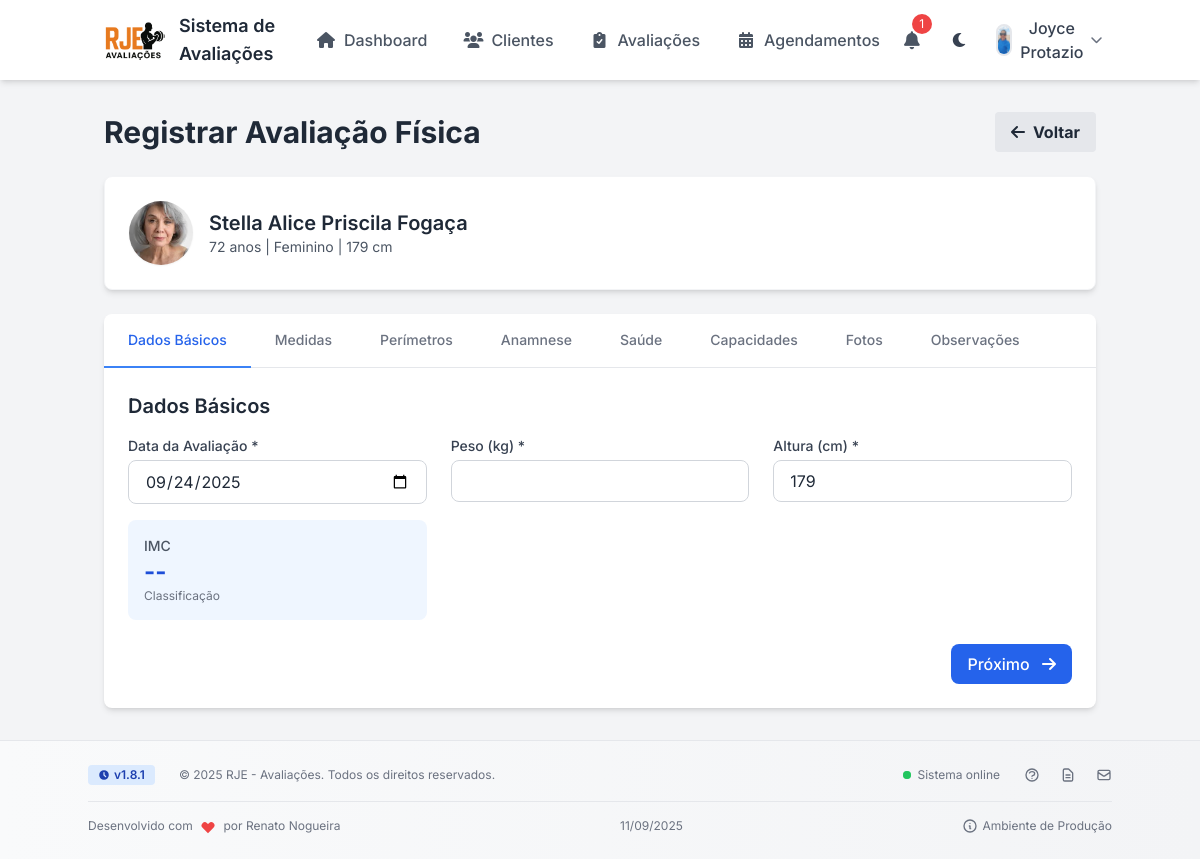
Page /pages/avaliacoes/registrar.php?cliente_id=9 (signed in) on the committed database.
### tables this page shows
CREATE TABLE usuarios (
                id INTEGER PRIMARY KEY AUTOINCREMENT,
                username TEXT UNIQUE NOT NULL,
                password TEXT NOT NULL,
                nome TEXT NOT NULL,
                email TEXT UNIQUE NOT NULL,
                created_at TIMESTAMP DEFAULT CURRENT_TIMESTAMP
            , telefone TEXT, especialidade TEXT, config_horario_abertura TEXT DEFAULT '08:00', config_horario_fechamento TEXT DEFAULT '18:00', config_duracao_padrao INTEGER DEFAULT 60, config_dias_trabalho TEXT DEFAULT '1,2,3,4,5', foto TEXT);

CREATE TABLE clientes (
                id INTEGER PRIMARY KEY AUTOINCREMENT,
                nome TEXT NOT NULL,
                email TEXT,
                telefone TEXT,
                data_nascimento DATE,
                sexo TEXT,
                altura REAL,
                observacoes TEXT,
                foto TEXT,
                created_at TIMESTAMP DEFAULT CURRENT_TIMESTAMP,
                usuario_id INTEGER, codigo_acesso TEXT,
                FOREIGN KEY (usuario_id) REFERENCES usuarios(id)
            );

### pages/avaliacoes/registrar.php (the view, shortened to what this page needs)
<?php
require_once '../../includes/db.php';
$clienteId = $_GET['cliente_id'];
$stmt = $db->prepare("SELECT * FROM clientes WHERE id = :id AND usuario_id = :usuario_id");
$stmt->bindValue(':id', $clienteId);
$stmt->bindValue(':usuario_id', getCurrentUserId());
$result = $stmt->execute();
$cliente = $result->fetchArray(SQLITE3_ASSOC);
?>
<?php include '../../includes/header.php'; ?>
<div class="container mx-auto px-4 py-8">
    <div class="flex justify-between items-center mb-6">
        <h1 class="text-3xl font-bold text-gray-800 dark:text-white">Registrar Avaliação Física</h1>
        <a href="../clientes/detalhes.php?id=<?php echo $clienteId; ?>"
            class="bg-gray-200 dark:bg-gray-700 hover:bg-gray-300 dark:hover:bg-gray-600 text-gray-800 dark:text-white font-bold py-2 px-4 rounded inline-flex items-center transition duration-150 ease-in-out">
            <i class="fas fa-arrow-left mr-2"></i> Voltar
        </a>
    </div>
    <div class="bg-white dark:bg-gray-800 rounded-lg shadow-md p-6 mb-6 border border-gray-100 dark:border-gray-700">
        <div class="flex items-center space-x-4">
            <?php if ($cliente['foto']): ?>
            <img src="../../<?php echo htmlspecialchars($cliente['foto']); ?>" alt="Foto"
                class="h-16 w-16 rounded-full object-cover shadow-sm">
            <?php else: ?>
            <div class="h-16 w-16 rounded-full bg-gray-100 dark:bg-gray-700 flex items-center justify-center shadow-sm">
                <i class="fas fa-user text-gray-400 text-2xl"></i>
            </div>
            <?php endif; ?>
            <div>
                <h2 class="text-xl font-semibold text-gray-800 dark:text-white">
                    <?php echo htmlspecialchars($cliente['nome']); ?></h2>
                <p class="text-gray-600 dark:text-gray-400 text-sm">
                    <?php
                    if (!empty($cliente['data_nascimento'])) {
                        $dataNasc = new DateTime($cliente['data_nascimento']);
                        $hoje = new DateTime();
                        echo $hoje->diff($dataNasc)->y . ' anos';
                    }
                    if (!empty($cliente['sexo'])) {
                        echo ' | ' . ucfirst($cliente['sexo']);
                    }
                    if (!empty($cliente['altura'])) {
                        echo ' | ' . $cliente['altura'] . ' cm';
                    }
                    ?>
                </p>
            </div>
        </div>
    </div>
    <form method="POST" enctype="multipart/form-data" class="space-y-6" id="avaliacaoForm">
        <div class="bg-white dark:bg-gray-800 rounded-lg shadow-md overflow-hidden">
            <div class="border-b border-gray-200 dark:border-gray-700">
                <nav class="flex overflow-x-auto -mb-px">
                    <button type="button" data-tab="dados-basicos"
                        class="tab-button tab-active py-4 px-6 text-sm font-medium whitespace-nowrap border-b-2 border-blue-500 text-blue-600 dark:text-blue-400">
                        Dados Básicos
                    </button>
                    <button type="button" data-tab="medidas"
                        class="tab-button py-4 px-6 text-sm font-medium whitespace-nowrap border-b-2 border-transparent text-gray-500 dark:text-gray-400 hover:text-gray-700 dark:hover:text-gray-300 hover:border-gray-300 dark:hover:border-gray-600">
                        Medidas
                    </button>
                    <button type="button" data-tab="perimetros"
                        class="tab-button py-4 px-6 text-sm font-medium whitespace-nowrap border-b-2 border-transparent text-gray-500 dark:text-gray-400 hover:text-gray-700 dark:hover:text-gray-300 hover:border-gray-300 dark:hover:border-gray-600">
                        Perímetros
                    </button>
                    <button type="button" data-tab="anamnese"
                        class="tab-button py-4 px-6 text-sm font-medium whitespace-nowrap border-b-2 border-transparent text-gray-500 dark:text-gray-400 hover:text-gray-700 dark:hover:text-gray-300 hover:border-gray-300 dark:hover:border-gray-600">
                        Anamnese
                    </button>
                    <button type="button" data-tab="saude"
                        class="tab-button py-4 px-6 text-sm font-medium whitespace-nowrap border-b-2 border-transparent text-gray-500 dark:text-gray-400 hover:text-gray-700 dark:hover:text-gray-300 hover:border-gray-300 dark:hover:border-gray-600">
                        Saúde
                    </button>
                    <button type="button" data-tab="capacidades"
                        class="tab-button py-4 px-6 text-sm font-medium whitespace-nowrap border-b-2 border-transparent text-gray-500 dark:text-gray-400 hover:text-gray-700 dark:hover:text-gray-300 hover:border-gray-300 dark:hover:border-gray-600">
                        Capacidades
                    </button>
                    <button type="button" data-tab="fotos"
                        class="tab-button py-4 px-6 text-sm font-medium whitespace-nowrap border-b-2 border-transparent text-gray-500 dark:text-gray-400 hover:text-gray-700 dark:hover:text-gray-300 hover:border-gray-300 dark:hover:border-gray-600">
                        Fotos
                    </button>
                    <button type="button" data-tab="observacoes"
                        class="tab-button py-4 px-6 text-sm font-medium whitespace-nowrap border-b-2 border-transparent text-gray-500 dark:text-gray-400 hover:text-gray-700 dark:hover:text-gray-300 hover:border-gray-300 dark:hover:border-gray-600">
                        Observações
                    </button>
                </nav>
            </div>
            <div class="p-6">
                <div id="tab-dados-basicos" class="tab-content active">
                    <h2 class="text-xl font-semibold mb-4 text-gray-800 dark:text-white">Dados Básicos</h2>
                    <div class="grid grid-cols-1 md:grid-cols-3 gap-6">
                        <div>
                            <label for="data_avaliacao"
                                class="block text-sm font-medium text-gray-700 dark:text-gray-300 mb-1">Data da
                                Avaliação *</label>
                            <input type="date" id="data_avaliacao" name="data_avaliacao" required
                                class="w-full px-4 py-2 border border-gray-300 dark:border-gray-600 rounded-lg focus:ring-2 focus:ring-blue-500 focus:border-blue-500 transition duration-150 ease-in-out dark:bg-gray-700 dark:text-white"
                                value="<?php echo date('Y-m-d'); ?>">
                        </div>
                        <div>
                            <label for="peso"
                                class="block text-sm font-medium text-gray-700 dark:text-gray-300 mb-1">Peso (kg)
                                *</label>
                            <input type="number" id="peso" name="peso" step="0.1" required
                                class="w-full px-4 py-2 border border-gray-300 dark:border-gray-600 rounded-lg focus:ring-2 focus:ring-blue-500 focus:border-blue-500 transition duration-150 ease-in-out dark:bg-gray-700 dark:text-white"
                                oninput="calcularIMC()">
                        </div>
                        <div>
                            <label for="altura"
                                class="block text-sm font-medium text-gray-700 dark:text-gray-300 mb-1">Altura (cm)
                                *</label>
                            <input type="number" id="altura" name="altura" step="0.1" required
                                class="w-full px-4 py-2 border border-gray-300 dark:border-gray-600 rounded-lg focus:ring-2 focus:ring-blue-500 focus:border-blue-500 transition duration-150 ease-in-out dark:bg-gray-700 dark:text-white"
                                value="<?php echo htmlspecialchars($cliente['altura'] ?? ''); ?>"
                                oninput="calcularIMC()">
                        </div>
                    </div>
                    <div class="mt-4 grid grid-cols-1 md:grid-cols-3 gap-6">
                        <div class="bg-blue-50 dark:bg-blue-900/20 p-4 rounded-lg">
                            <p class="text-sm font-medium text-gray-600 dark:text-gray-400">IMC</p>
                            <p id="imc_resultado" class="text-2xl font-bold text-blue-700 dark:text-blue-400">--</p>
                            <p id="imc_classificacao" class="text-xs text-gray-500 dark:text-gray-400">Classificação</p>
                        </div>
                    </div>
                    <div class="flex justify-between mt-6">
                        <button type="button"
                            class="next-tab bg-blue-600 hover:bg-blue-700 text-white font-medium py-2 px-4 rounded-lg transition duration-150 ease-in-out">
                            Próximo <i class="fas fa-arrow-right ml-2"></i>
                        </button>
                    </div>
                </div>
            </div>
        </div>
    </form>
</div>
<?php include '../../includes/footer.php'; ?>

### includes/header.php (shortened to what this page needs)
<?php
$notifications = [];
$unreadCount = 0;
if (isset($db) && isset($_SESSION['user_id'])) {
    $userId = (int) $_SESSION['user_id'];
    try {
        $stmt = $db->prepare("
            SELECT ag.id, ag.data_agendamento, ag.tipo, ag.status, c.nome as cliente_nome
            FROM agendamentos ag
            JOIN clientes c ON ag.cliente_id = c.id
            WHERE ag.usuario_id = :userId
              AND ag.data_agendamento >= datetime('now')
            ORDER BY ag.data_agendamento ASC
            LIMIT 10
        ");
        $stmt->bindValue(':userId', $userId, SQLITE3_INTEGER);
        $result = $stmt->execute();
        while ($row = $result->fetchArray(SQLITE3_ASSOC)) {
            $notifications[] = $row;
        }
        $unreadCount = count($notifications);
    } catch (Exception $e) {
        error_log("Erro ao buscar notificações: " . $e->getMessage());
    }
}
?>
<!DOCTYPE html>
<html lang="pt-BR" class="light">
<head>
    <script src="https://cdn.tailwindcss.com"></script>
    <link rel="stylesheet" href="https://cdn.jsdelivr.net/npm/flatpickr/dist/flatpickr.min.css">
    <link rel="stylesheet" href="https://cdnjs.cloudflare.com/ajax/libs/font-awesome/6.0.0/css/all.min.css">
</head>
<body class="bg-gray-100 dark:bg-dark-900 text-gray-800 dark:text-gray-200 transition-colors duration-200">
    <header class="bg-white dark:bg-dark-800 shadow-md sticky top-0 z-30">
        <div class="container mx-auto px-4 py-3 flex justify-between items-center">
            <div class="flex items-center">
                <img src="<?= BASE_URL ?>assets/images/rje.png" alt="Logo" class="w-42 h-10" />
                <h1 class="ml-3 text-lg font-semibold hidden md:block">Sistema de Avaliações</h1>
            </div>
            <nav class="hidden md:flex space-x-1">
                <a href="<?= BASE_URL ?>index.php"
                    class="px-4 py-2 text-gray-600 dark:text-gray-300 hover:text-primary-600 dark:hover:text-primary-400 rounded-md transition-colors flex items-center gap-2 font-medium">
                    <i class="fas fa-home w-5 text-center"></i> Dashboard
                </a>
                <a href="<?= BASE_URL ?>pages/clientes/listar.php"
                    class="px-4 py-2 text-gray-600 dark:text-gray-300 hover:text-primary-600 dark:hover:text-primary-400 rounded-md transition-colors flex items-center gap-2 font-medium">
                    <i class="fas fa-users w-5 text-center"></i> Clientes
                </a>
                <a href="<?= BASE_URL ?>pages/avaliacoes/listar.php"
                    class="px-4 py-2 text-gray-600 dark:text-gray-300 hover:text-primary-600 dark:hover:text-primary-400 rounded-md transition-colors flex items-center gap-2 font-medium">
                    <i class="fas fa-clipboard-check w-5 text-center"></i> Avaliações
                </a>
                <a href="<?= BASE_URL ?>pages/agendamentos/listar.php"
                    class="px-4 py-2 text-gray-600 dark:text-gray-300 hover:text-primary-600 dark:hover:text-primary-400 rounded-md transition-colors flex items-center gap-2 font-medium">
                    <i class="fas fa-calendar-alt w-5 text-center"></i> Agendamentos
                </a>
            </nav>
            <div class="flex items-center gap-4">
                <div class="relative">
                    <button id="notification-bell"
                        class="relative p-2 rounded-full hover:bg-gray-100 dark:hover:bg-dark-700 focus:outline-none"
                        aria-label="Notificações">
                        <i class="fas fa-bell text-gray-600 dark:text-gray-300 text-lg"></i>
                        <?php if ($unreadCount > 0): ?>
                        <span
                            class="absolute -top-1 -right-1 bg-red-500 text-white text-xs rounded-full h-5 w-5 flex items-center justify-center">
                            <?= $unreadCount ?>
                        </span>
                        <?php endif; ?>
                    </button>
                </div>
                <button id="themeToggle"
                    class="p-2 rounded-full focus:outline-none hover:bg-gray-100 dark:hover:bg-dark-700 transition-colors"
                    aria-label="Alternar tema">
                    <i class="fas fa-moon dark:hidden text-gray-700"></i>
                </button>
                <div class="relative">
                    <button id="user-menu"
                        class="flex items-center space-x-2 focus:outline-none p-1 rounded-md hover:bg-gray-100 dark:hover:bg-dark-700 transition-colors"
                        aria-label="Menu do usuário">
                        <?php
                        $fotoUsuario = '';
                        if (isset($_SESSION['user_id'])) {
                            $stmt = $db->prepare("SELECT foto FROM usuarios WHERE id = :id");
                            $stmt->bindValue(':id', $_SESSION['user_id'], SQLITE3_INTEGER);
                            $result = $stmt->execute();
                            $usuario = $result->fetchArray(SQLITE3_ASSOC);
                            $fotoUsuario = $usuario['foto'] ?? '';
                        }
                        ?>
                        <?php if (!empty($fotoUsuario)): ?>
                        <img src="<?= BASE_URL ?>/../uploads/<?= htmlspecialchars($fotoUsuario) ?>"
                            alt="Foto do usuário"
                            class="h-8 w-8 rounded-full object-cover border-2 border-gray-200 dark:border-dark-600">
                        <?php endif; ?>
                        <span
                            class="text-gray-700 dark:text-gray-300 font-medium hidden lg:block"><?php echo htmlspecialchars($_SESSION['username']); ?></span>
                        <i class="fas fa-chevron-down text-gray-500 dark:text-gray-400 text-xs"></i>
                    </button>
                </div>
            </div>
        </div>
    </header>

### includes/header.php (style rules this page uses)
:root { --primary: #3b82f6; --primary-dark: #2563eb; --secondary: #6366f1; --success: #10b981; --info: #06b6d4; --warning: #f59e0b; --danger: #ef4444; --light: #f8fafc; --dark: #0f172a; }
body { font-family: 'Inter', sans-serif; background-color: #f1f5f9; color: #334155; transition: background-color 0.3s, color 0.3s; }

### rows in the picture
usuarios: foto (picture)
clientes: foto (picture), nome "Stella Alice Priscila Fogaça", data_nascimento "72", sexo "Feminino", altura "179"

### other values in the picture
$unreadCount "1"
$_SESSION['username'] "Joyce Protazio"
